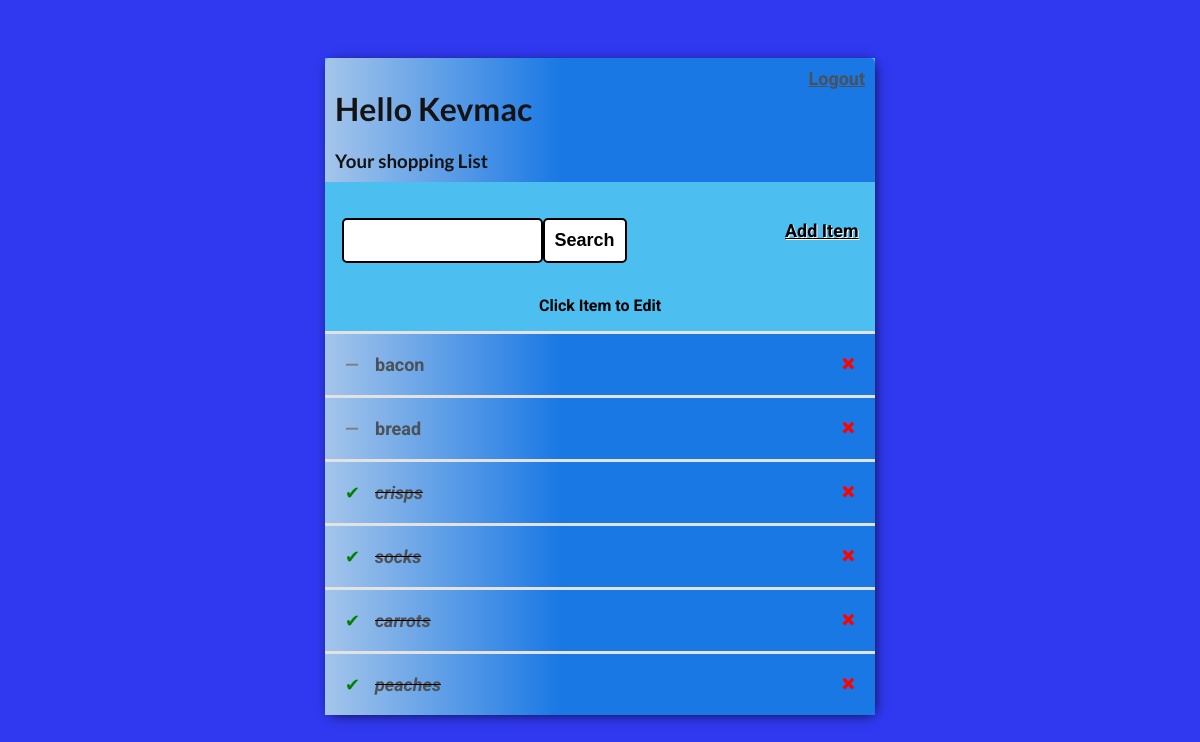
The app's page / (signed in), older data.
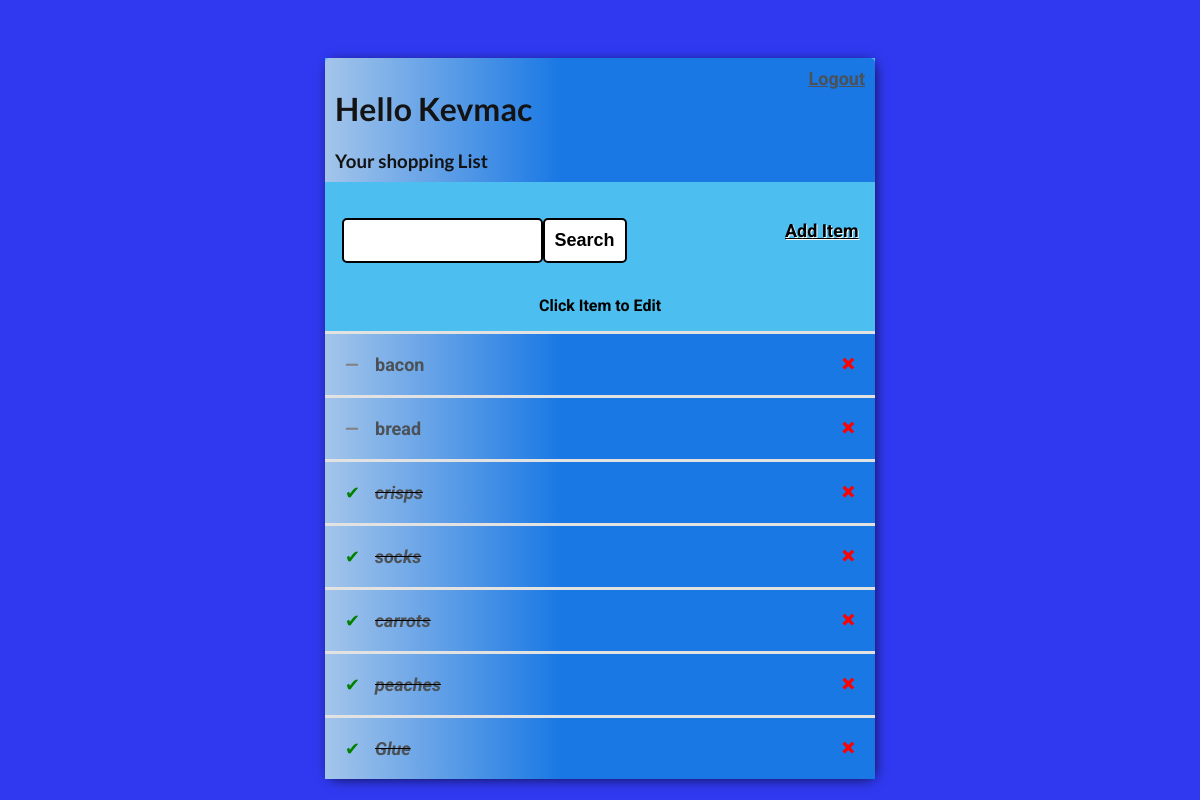
The same page, newer data.
### shop_app/models.py (models this page shows)
class Task(models.Model):
    user = models.ForeignKey(User, on_delete=models.CASCADE, null=True,
                             blank=True)
    title = models.CharField(max_length=100)
    description = models.TextField(null=True, blank=True)
    complete = models.BooleanField(default=False)
    created = models.DateTimeField(auto_now_add=True)
    def __str__(self):
        return self.title
    class Meta:
        ordering = ['complete']

### shop_app/views.py (the view)
# urls.py: path('', TaskList.as_view(), name='tasks'),
class TaskList(LoginRequiredMixin, ListView):
    model = Task
    context_object_name = 'tasks'
    def get_context_data(self, **kwargs):
        context = super().get_context_data(**kwargs)
        context['tasks'] = context['tasks'].filter(user=self.request.user)
        search_input = self.request.GET.get('Search-field') or ''
        if search_input:
            context['tasks'] = context['tasks'].filter(
                title__istartswith=search_input)
        context['search_input'] = search_input
        return context

### shop_app/templates/shop_app/task_list.html (shortened to what this page needs)
<!DOCTYPE html>
<html lang="en">
<head>
</head>
{% extends 'shop_app/main.html' %}
{% block content %}
<header>
<div class="header-bar">
    <div>
        <h1>Hello {{request.user|title}}</h1>
        <h3 style="margin:0">Your shopping List</h3>
    </div>
{% if request.user.is_authenticated %}
<a style="font-size: large" href="{% url 'logout' %}">Logout</a>
{% else %}
<a style="font-size: large" href="{% url 'login' %}">Login</a>
{% endif %}
</div>
</header>
<main>
<div id="search-add-wrapper">
    <form method="GET" style="margin-top: 20px; display:flex">
        <input type="text" name='Search-field' aria-label="Search" value="{{search_input}}">
        <input class="button" type="submit" value='Search' id="search-button" name="search-button">
    </form>
    <a id="add-link" href="{% url 'create-item' %}"> Add Item </a>
</div>
<p style="text-align:center; font-weight: bold; color: black" >Click Item to Edit</p>
<div class="shop-items-wrapper">
    {% for task in tasks %}
        <div class="item-wrapper">
            {% if task.complete %}
            <div class="item-title">
                <div class="item-complete-icon">&#10004;</div>
                <i><s><a href="{% url 'edit-item' task.id %}">{{task}}</a></s></i>
            </div>
            <a title="Remove Item" class="remove-item" href="{% url 'remove-item' task.id %}">&#215;</a>
            {% else %}
            <div class="item-title">
                <div class="item-incomplete-icon">&#8212;</div>
                <a href="{% url 'edit-item' task.id %}">{{task}}</a>
            </div>
            <a title="Remove Item" class="remove-item" href="{% url 'remove-item' task.id %}">&#215;</a>
            {% endif %}
        </div>
        {% empty %}
        <h3>No more items in Shopping List</h3>
        {% endfor %}
</div>
</main>
</html>
{% endblock content %}

Row changes from the older to the newer data that the page shows:
added Task: title "Glue"
